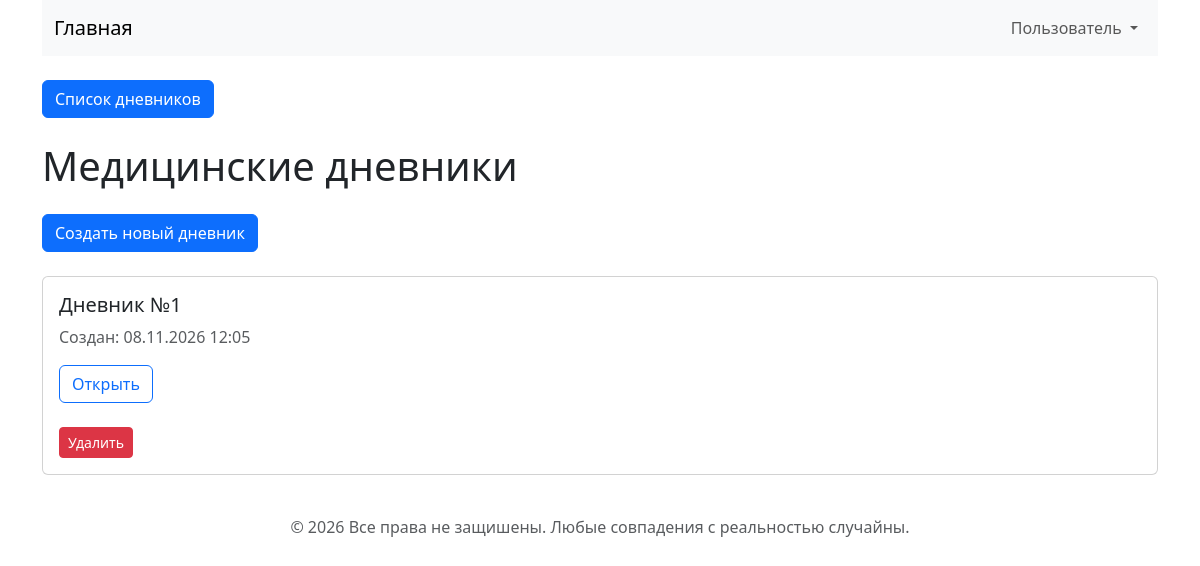
Page /diaries on the earlier database version.
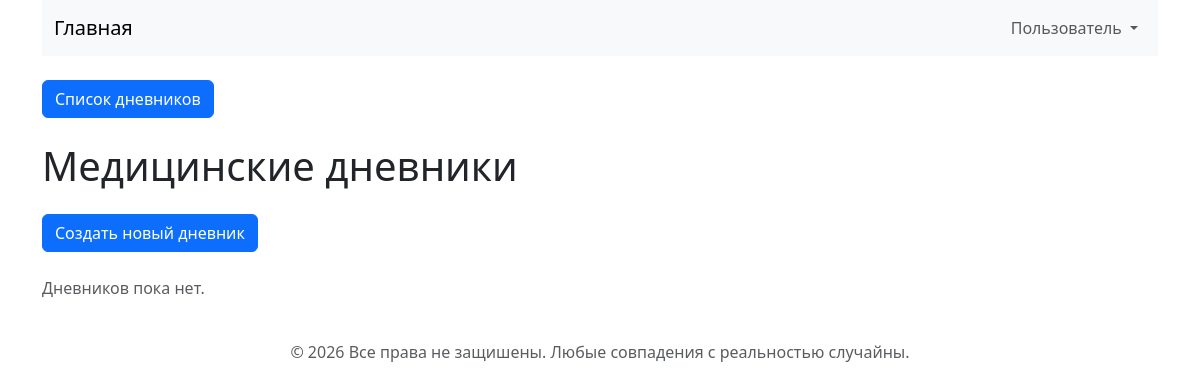
Same page on the later database version.
### app.py (models this page shows)
class Diary(db.Model):
    __tablename__ = "diary"
    id = db.Column(db.Integer, primary_key=True)
    created_at = db.Column(db.DateTime, default=datetime.utcnow, nullable=False)
    entries = db.relationship(
        "DiaryEntry",
        backref="diary",
        cascade="all, delete-orphan",
        order_by="DiaryEntry.category_id",
    )

### app.py (the view)
@app.route("/diaries")
def list_diaries():
    diaries = Diary.query.order_by(Diary.created_at.desc()).all()
    return render_template(
        "diaries.html",
        diaries=diaries,
    )

### templates/diaries.html (shortened to what this page needs)
{% extends "base.html" %}
{% block content %}
<div class="container">
    <h1 class="mb-4">Медицинские дневники</h1>
    <form method="POST" action="{{ url_for('create_diary') }}">
        <button type="submit" class="btn btn-primary mb-4">
            Создать новый дневник
        </button>
    </form>
    {% for diary in diaries %}
        <div class="card mb-3">
            <div class="card-body">
                <h5>Дневник №{{ diary.id }}</h5>
                <p class="text-muted">
                    Создан: {{ diary.created_at.strftime("%d.%m.%Y %H:%M") }}
                </p>
                <a href="{{ url_for('view_diary', diary_id=diary.id) }}"
                   class="btn btn-outline-primary">
                    Открыть
                </a><br><br>
                <form method="POST"
                  action="{{ url_for('delete_diary', diary_id=diary.id) }}"
                    onsubmit="return confirm('Удалить этот дневник?');">
                <button type="submit" class="btn btn-danger btn-sm">
                    Удалить
                </button>
                </form>
            </div>
        </div>
    {% else %}
        <p class="text-muted">Дневников пока нет.</p>
    {% endfor %}
</div>
{% endblock content %}

Differences in the rows shown:
removed Diary: id "1", created_at "08.11.2026 12:05"
Other differences:
text now shown: "Дневников пока нет."
